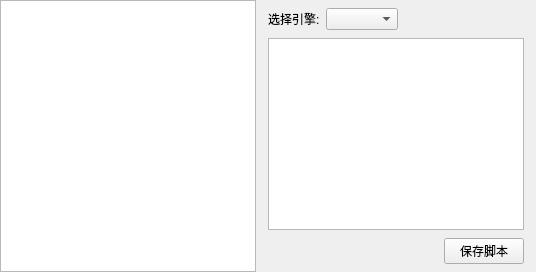
<?xml version="1.0" encoding="UTF-8"?>
<ui version="4.0">
 <class>ScriptPage</class>
 <widget class="QWidget" name="ScriptPage">
  <layout class="QHBoxLayout" name="horizontalLayout">
   <property name="leftMargin"><number>0</number></property>
   <property name="topMargin"><number>0</number></property>
   <property name="rightMargin"><number>0</number></property>
   <property name="bottomMargin"><number>0</number></property>
   <property name="spacing"><number>0</number></property>
   <item><widget class="QListWidget" name="scriptMenuList"/></item>
   <item>
    <widget class="QWidget" name="editorWidget">
     <layout class="QVBoxLayout" name="editorLayout">
      <property name="leftMargin"><number>12</number></property>
      <property name="topMargin"><number>8</number></property>
      <property name="rightMargin"><number>12</number></property>
      <property name="bottomMargin"><number>8</number></property>
      <property name="spacing"><number>8</number></property>
      <item>
       <layout class="QHBoxLayout" name="scriptTopLayout">
        <property name="spacing"><number>6</number></property>
        <item><widget class="QLabel" name="engineLabel"><property name="text"><string>选择引擎:</string></property></widget></item>
        <item><widget class="QComboBox" name="engineComboBox"/></item>
        <item><spacer name="horizontalSpacer"><property name="orientation"><enum>Qt::Horizontal</enum></property><property name="sizeHint" stdset="0"><size><width>40</width><height>20</height></size></property></spacer></item>
       </layout>
      </item>
      <item><widget class="QPlainTextEdit" name="scriptEditor"/></item>
      <item>
       <layout class="QHBoxLayout" name="scriptBottomLayout">
        <item><spacer name="horizontalSpacer_2"><property name="orientation"><enum>Qt::Horizontal</enum></property><property name="sizeHint" stdset="0"><size><width>40</width><height>20</height></size></property></spacer></item>
        <item><widget class="QPushButton" name="saveScriptButton"><property name="text"><string>保存脚本</string></property></widget></item>
       </layout>
      </item>
     </layout>
    </widget>
   </item>
  </layout>
 </widget>
 <resources/>
 <connections/>
</ui>
